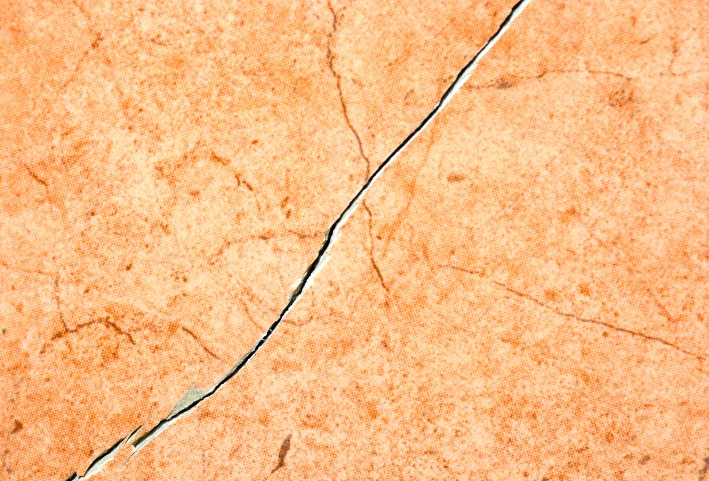
#> input picture cracked-tile/1.png, 709 x 481 px
$ python main.py cracked-tile/1.png   (older library calls are emulated)
#> lines starting #> are read from the running program, lines starting #| are printed output that depends on the picture; after the words box and inside, x2 and y2 are one past the last pixel; in counts of white or black regions, pixels touching at a corner belong together
#CERAMIC TILE CRACK DETECTION USING MORPHOLOGICAL OPERATIONS
#Replicado por: Jefferson Flores Herrera
#Para correr el comando 'python pfinal.py <path de la imagen>'
import cv2
import numpy as np
import sys
imagePath = sys.argv[1]
print(imagePath)
#Data load
mainImage = cv2.imread(imagePath)
#> mainImage is the input picture: shape (481, 709, 3); mean B, G, R 132.9, 188.5, 248.3

print(mainImage.shape)
#| (481, 709, 3)
#Preprocessing
def resize(image):
  height, width, channels = image.shape
#> height = 481; width = 709; channels = 3
  maxSize = 500 * 500
  if height*width > maxSize:
    scale_percent = 70
    width = int(width*scale_percent/100)
#> width = 496
    height = int(width*scale_percent/100)
#> height = 347
    dim = (width, height)
#> dim = (496, 347)
    return cv2.resize(image, dim, interpolation = cv2.INTER_AREA)
  return image
def convertToGrayScale(image):
  return cv2.cvtColor(image, cv2.COLOR_BGR2GRAY)
#> returned value: shape (347, 496)

image = resize(mainImage)

imageGrayScale = convertToGrayScale(image)
cv2.imshow("image",imageGrayScale)
cv2.waitKey(0)

#Morphology Operations
structuringElement = np.matrix([[0,0,1,0,0],[0,1,1,1,0],[1,1,1,1,1],[0,1,1,1,0],[0,0,1,0,0]], np.uint8)

def applyErotion(image):
  return cv2.erode(image, structuringElement, iterations = 1)

def applyDilation(image):
  return cv2.dilate(image, structuringElement, iterations = 1)

d = applyDilation(imageGrayScale)
e = applyErotion(imageGrayScale)

cv2.imshow("dilated image",d)
cv2.waitKey(0)

cv2.imshow("erotion image",e)
cv2.waitKey(0)

#substraction
def im2double(image):
    return cv2.normalize(image.astype('float'), None, 0.0, 255.0, cv2.NORM_MINMAX)

double_d = im2double(d)
double_e = im2double(e)

N = double_d - double_e
cv2.imshow('substracted image', N)
cv2.waitKey(0)

#Edge detection
sobelImage = cv2.Sobel(src=N, ddepth=cv2.CV_64F, dx=1,dy=1,ksize=5)
cv2.imshow('Sobel image', sobelImage)
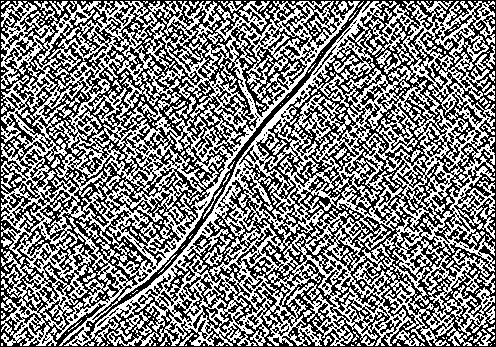
#> window 'Sobel image': shape (347, 496); min 0, max 255, mean 126.5
cv2.waitKey(0)

#Binarization
ret, sobelImageBinarized = cv2.threshold(sobelImage, 120, 255, cv2.THRESH_BINARY)
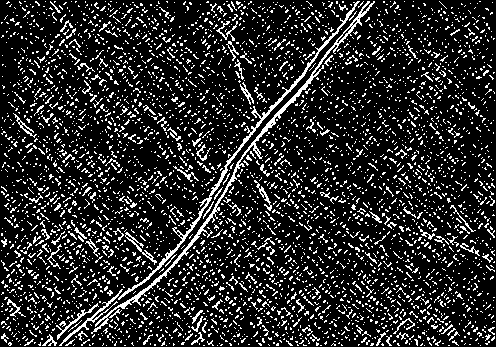
#> sobelImageBinarized: shape (347, 496) float64; 16.2% white in thin lines or dots
cv2.imshow("sobel binarized", sobelImageBinarized)
cv2.waitKey(0)

retGray, imageGrayScaleBinarized = cv2.threshold(imageGrayScale, 120, 255, cv2.THRESH_BINARY)
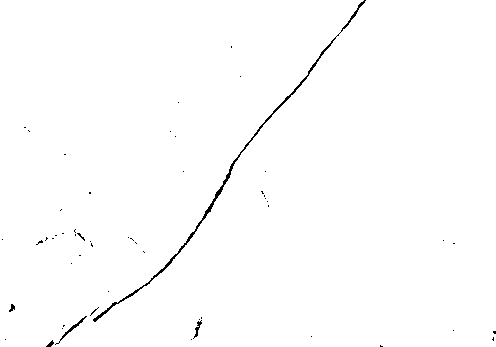
#> imageGrayScaleBinarized: shape (347, 496); 99.3% white; black in thin lines or dots
cv2.imshow("gray binarized", imageGrayScaleBinarized)
cv2.waitKey(0)

#Magnitudes
gX_sobelImageBinarized = cv2.Sobel(sobelImageBinarized, cv2.CV_64F, 1, 0)
gY_sobelImageBinarized = cv2.Sobel(sobelImageBinarized, cv2.CV_64F, 0, 1)
MC = np.sqrt((gX_sobelImageBinarized**2)+(gY_sobelImageBinarized**2))
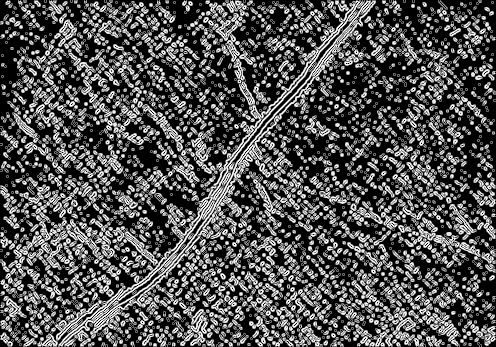
#> MC: shape (347, 496) float64; min 0, max 1140.4, mean 365.2; drawn with min black and max white
cv2.imshow("MC", MC)
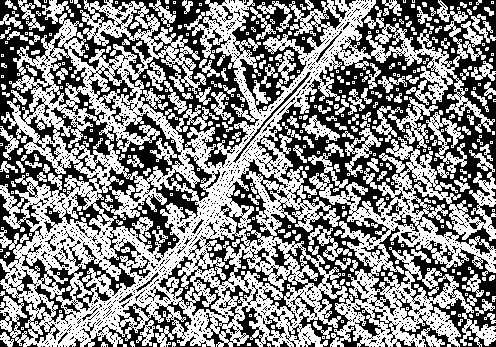
#> window 'MC': shape (347, 496); 53.3% white; 2395 black regions (2317 under 20 px), largest, box (x1, y1, x2, y2) and area: (98, 0, 496, 347) 37012, (0, 0, 259, 324) 27301, (232, 0, 347, 114) 4181
cv2.waitKey(0)

gX_imageGrayScaleBinarized = cv2.Sobel(imageGrayScaleBinarized, cv2.CV_64F, 1, 0)
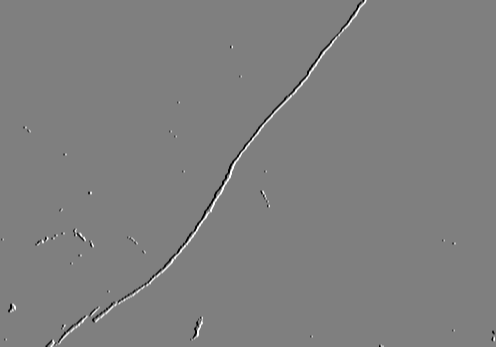
#> gX_imageGrayScaleBinarized: shape (347, 496) float64; min -1020, max 1020, mean 0; drawn with min black and max white
gY_imageGrayScaleBinarized = cv2.Sobel(imageGrayScaleBinarized, cv2.CV_64F, 0, 1)
MR = np.sqrt((gX_imageGrayScaleBinarized**2)+(gY_imageGrayScaleBinarized**2))
cv2.imshow("MR", MR)
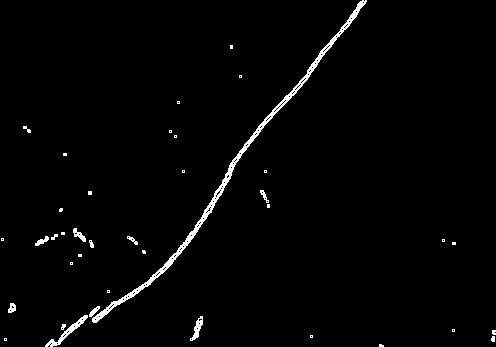
#> window 'MR': shape (347, 496); 1.8% white; 38 white regions (24 under 20 px), largest, box (x1, y1, x2, y2) and area: (92, 0, 367, 323) 2004, (45, 315, 88, 347) 252, (190, 316, 203, 341) 131
cv2.waitKey(0)

if np.array_equal(MC,MR):
    print("Perfect Tile")
else:
    print("Cracked Tile")

$ run again, on cracked-tile/3.png
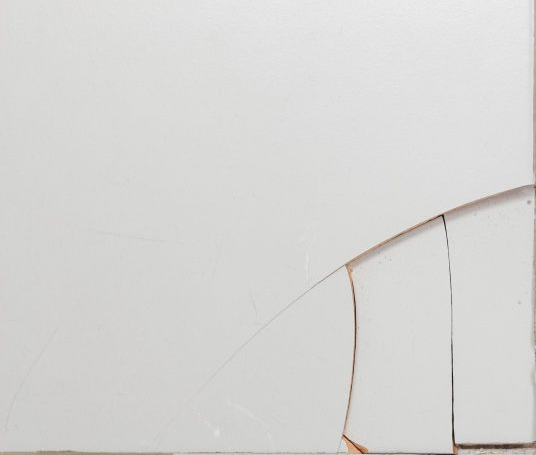
#> input picture cracked-tile/3.png, 536 x 455 px
#> mainImage is the input picture: shape (455, 536, 3); mean B, G, R 212.6, 214.4, 214.9
#| (455, 536, 3)
#> `ret, sobelImageBinarized = cv2.threshold(sobelImage, 120, 255, cv2.THR..`:
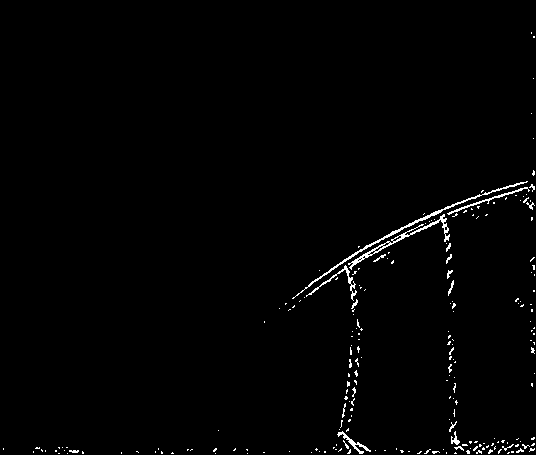
#> sobelImageBinarized: shape (455, 536) float64; 1.2% white in thin lines or dots
#> imageGrayScaleBinarized: shape (455, 536); 99.7% white; 29 black regions (24 under 20 px), largest, box (x1, y1, x2, y2) and area: (452, 353, 536, 449) 481, (353, 295, 356, 374) 83, (343, 435, 388, 454) 69, (426, 214, 447, 236) 49, (420, 453, 457, 455) 40
#> `cv2.imshow("MR", MR)`:
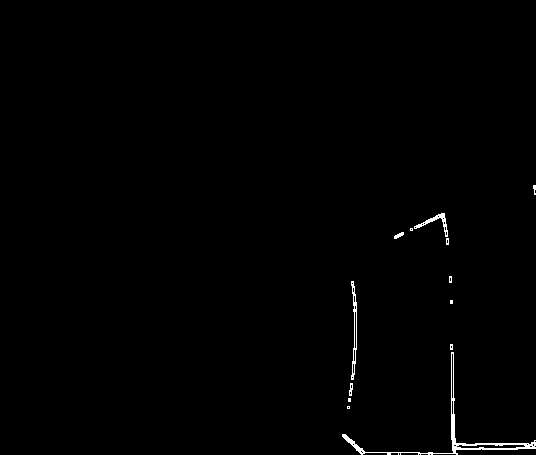
#> window 'MR': shape (455, 536); 0.62% white in thin lines or dots, all inside (x1, y1, x2, y2) = (342, 185, 536, 455)

$ run again, on cracked-tile/4.png
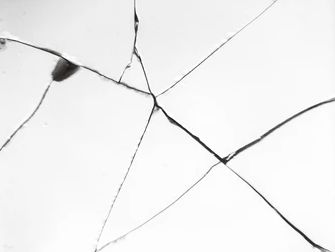
#> input picture cracked-tile/4.png, 335 x 252 px
#> mainImage is the input picture: shape (252, 335, 3); mean B, G, R 242, 242, 242
#| (252, 335, 3)
#> `ret, sobelImageBinarized = cv2.threshold(sobelImage, 120, 255, cv2.THR..`:
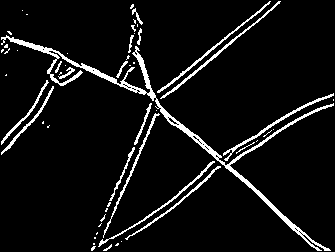
#> sobelImageBinarized: shape (252, 335) float64; 6.8% white in thin lines or dots
#> imageGrayScaleBinarized: shape (252, 335); 98.4% white; 54 black regions (46 under 20 px), largest, box (x1, y1, x2, y2) and area: (148, 93, 334, 165) 514, (29, 45, 79, 81) 433, (248, 183, 324, 249) 172
#> `cv2.imshow("MR", MR)`:
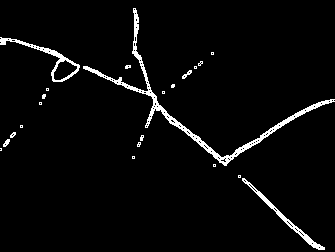
#> window 'MR': shape (252, 335); 3.4% white; 22 white regions (16 under 20 px), largest, box (x1, y1, x2, y2) and area: (83, 8, 335, 166) 1718, (0, 37, 80, 82) 462, (242, 178, 325, 250) 453, (182, 70, 192, 79) 36, (3, 139, 10, 147) 32, (10, 132, 16, 138) 22

$ run again, on cracked-tile/5.png
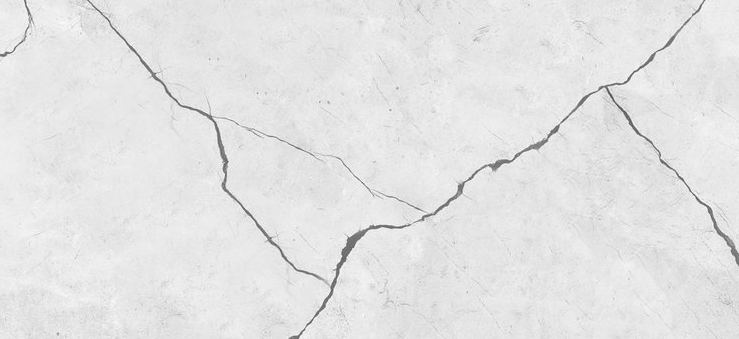
#> input picture cracked-tile/5.png, 739 x 339 px
#> mainImage is the input picture: shape (339, 739, 3); min 80, max 255, mean 227.8
#| (339, 739, 3)
#> sobelImageBinarized: shape (361, 517) float64; 6.4% white in thin lines or dots
#> imageGrayScaleBinarized: shape (361, 517); 99.6% white; black in thin lines or dots
#> `cv2.imshow("MR", MR)`:
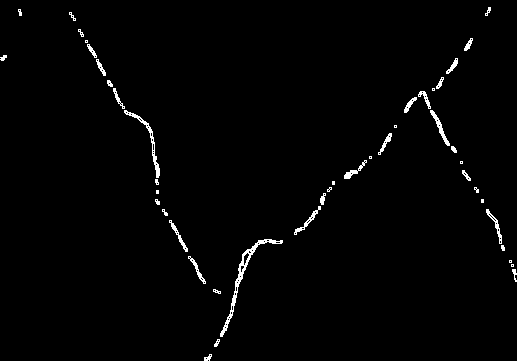
#> window 'MR': shape (361, 517); 1.4% white in thin lines or dots
